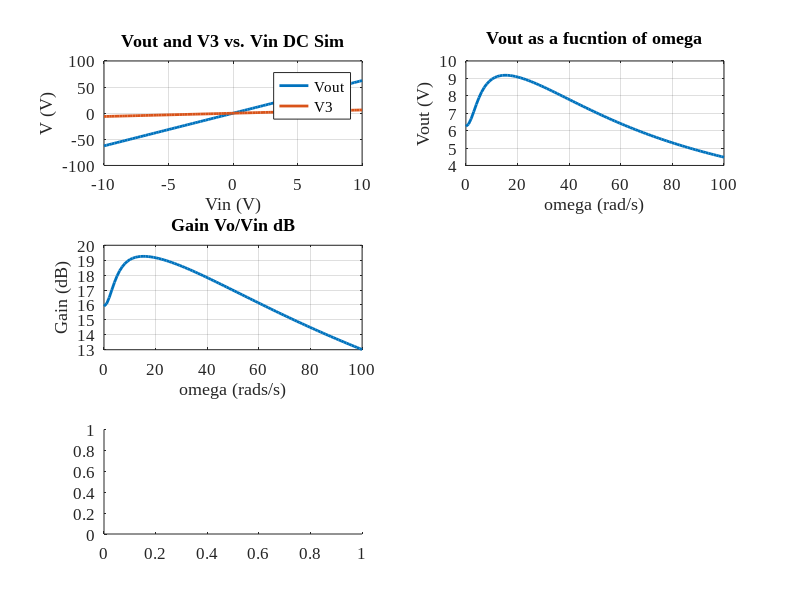

Recreate this plot in MATLAB. (Note: this script raises an error after producing the figure.)
%% MNPA
%  DC and AC analysis of a linear circuit using MNA techniques
%
%  Author: Ragini Bakshi, March 2021
%  Structure and Problem provided by: Professor Smy, 2021

set(0,'DefaultFigureWindowStyle','docked')
set(0, 'defaultaxesfontsize', 12)
set(0, 'defaultaxesfontname', 'Times New Roman')
set(0, 'DefaultLineLineWidth',2);

clear all
close all

%% Defining Circuit Parameters
% The capacitor and inductor in the circuit give it a Bandpass-like filter.
% There are no non-linear capacitors (hence no charge designations are needed)
R1 = 1;
C_1 = 0.25;
R2 = 2;
L = 0.2;
R3 = 10;
alpha = 100;
R4 = 0.1;
Ro = 1000;

% DC sweep for 100 Vin values
Vin = -10:0.1:10;
%Vin = Vin';

%% Breaking the circuit down into Differential Equations
% Assuming V1 is the current that flows thru Node 1, V2 is the current that flows thru Node 2,
% Iin is the current going into the circuit, Il is the current thru
% inductor, etc, the differential equations become:

G1 = 1/R1;
G2 = 1/R2;
G3 = 1/R3;
G4 = 1/R4;
Go = 1/Ro;

% V1 = Vin;
% G1(V1 - V2) + sC_1(V1 - V2) + Iin = 0;
% G1(V2 - V1) + sC_1(V2 - V1) + V2*G2 + Il = 0;
% V2 - V3 -sL = 0
% G3*V3 - Il = 0
% V4 - G3*alpha*V3 = 0
% G4*(V4 - V5) + I_alpha = 0
% G4*(V5 - V4) + V5*Go = 0

% These equations were used to construct the G conductance matrix and the C
% capacitance matrix. The F vector is for the source. 
G = zeros(6,6);
C = zeros(6,6);
F = zeros(6,1);

G(1,1) = 1;
G(2,1) = G1;
G(2,2) = -(G1+G2);
G(2,6) = -1;
G(3,3) = -G3;
G(3,6) = 1;
G(4,3) = -G3*alpha;
G(4,4) = 1;
G(5,5) = -(G4+Go);
G(5,4) = G4;
G(6,2) = -1;
G(6,3) = 1;

C(2,1) = C_1;
C(2,2) = -C_1;
C(6,6) = L;

index = 0;
for Vin = linspace(-10,10,100)
   index = index + 1;
   F(1) = Vin;
   V = G\F;
   Vout(index) = V(5);
   V_3(index) = V(3);
   Vin_vector(index) = Vin;
end

%% Outputs
% Plot 1: Vout vs Vin DC simulation (circuit has some visible gain)
figure
subplot(3,2,1)
plot(Vin_vector, Vout);
title('Vout and V3 vs. Vin DC Sim');
xlabel('Vin (V)'); 
ylabel('V (V)');
hold on;
plot(Vin_vector, V_3);
legend('Vout', 'V3')
grid on;

% Converting to frequency domain requires the taking the time derivative
% which can then be solved for any omega
index = 0;
F(1) = 1;
for w = linspace(0,100,100)
    index = index + 1;
    omega(index) = w;
    V_ac = (G + 1j*omega(index).*C)\F;
    V_out_ac(index) = V_ac(5);
    gain(index) = 20*log10(abs(V_ac(5))/F(1));
end

% Plot 2: Voltage as a function of omega (going from 0 to 100) with a peak
% at approx 18 showing Bandpass filter-like behaviour
subplot(3,2,2)
plot(omega, abs(V_out_ac));
title('Vout as a fucntion of omega');
xlabel('omega (rad/s)'); 
ylabel('Vout (V)');
grid on;

%Plot 3: Gain in dB
subplot(3,2,3)
plot(omega, gain);
title('Gain Vo/Vin dB');
xlabel('omega (rads/s)'); 
ylabel('Gain (dB)');
grid on;

% Plot 4 and 5: Monte-Carlo simulation of the circuit multiple times with a
% given standard deviation = 0.05 and normal distribution centered around the
% given values of C = 0.25 and Gain figures, with omega = pi
std = 0.05;

index = 0;
for i = linspace(0,100,1000)
    index = index + 1;
    C(2,1) = C_1 + std*randn();
    C(2,2) = -(C_1 + std*randn());
    C(6,6) = L + std*randn();
    C_o(index) = C_1 + std*randn();
    V_vector = (G + 1j*pi.*C_o(index))\F;
    V_vec = (G + 1j*pi.*C)\F;
    gain_d(index) = 20*log10(abs(V_vec(5))/F(1));
end

subplot(3,2,5)
histogram(C_o)
xlim([0.10,0.40])
xlabel('C'); 
ylabel('Number');
grid on;

subplot(3,2,6)
histogram(gain_d)
xlabel('V_o/V_i (dB)'); 
ylabel('Number');
grid on;
